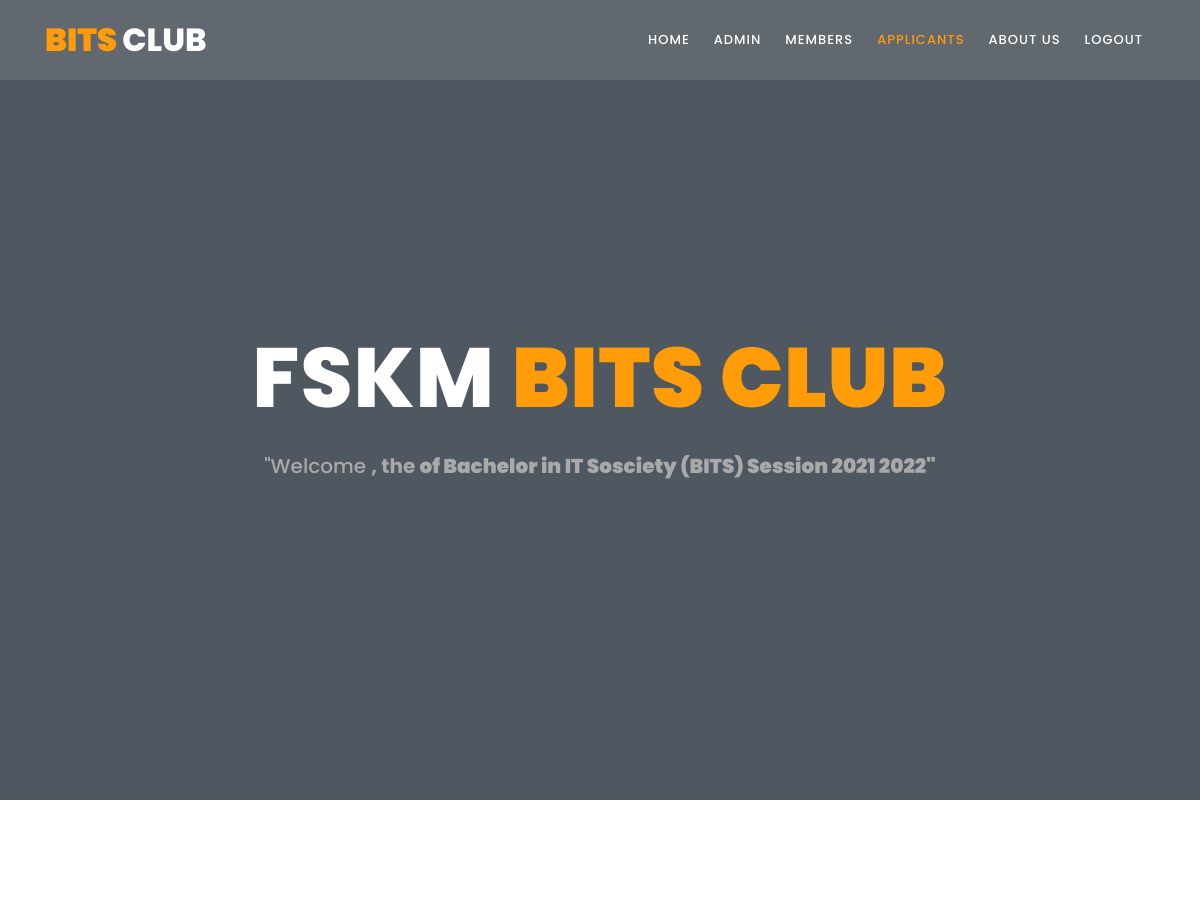
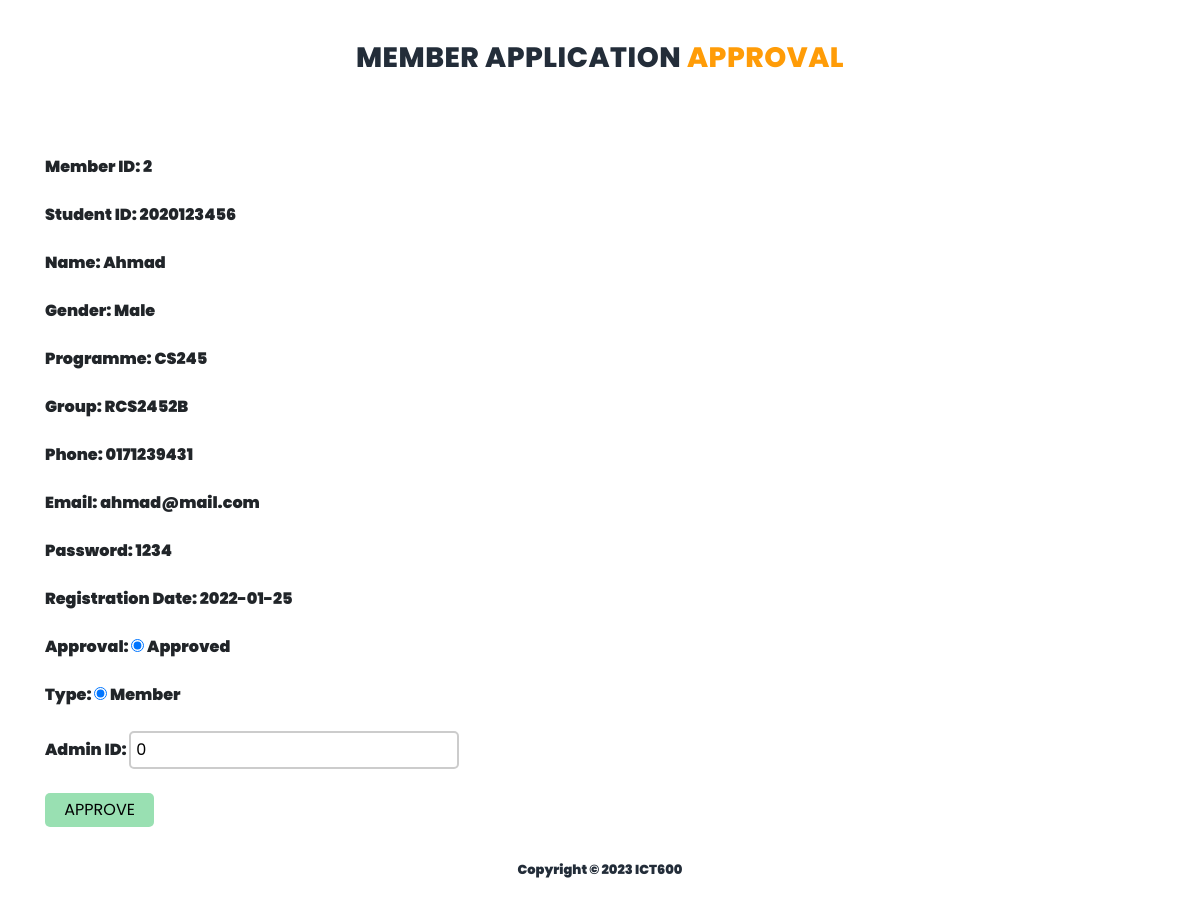
The app's page /approval.php?member_id=2 with its own data (2 pictures, top to bottom).
### tables this page shows
CREATE TABLE `member_approval` (
  `member_id` int(10) NOT NULL,
  `studentID` int(10) NOT NULL,
  `adminID` int(10) DEFAULT NULL,
  `mbr_name` text NOT NULL,
  `mbr_gender` text NOT NULL,
  `mbr_prog` text NOT NULL,
  `mbr_group` text NOT NULL,
  `mbr_phone` text NOT NULL,
  `mbr_email` text NOT NULL,
  `mbr_pass` text NOT NULL,
  `mbr_confirm_pass` text NOT NULL,
  `mbr_reg_date` date NOT NULL,
  `mbr_approval` text DEFAULT NULL,
  `mbr_type` text DEFAULT NULL
);

### approval.php (the view, shortened to what this page needs)
<?php
     include "headerAdmin.php";
if (isset($_GET['member_id'])) {
	$member_id = $_GET['member_id'];
	include "dbBits.php";
		$query = "SELECT * FROM member_approval WHERE member_id = '$member_id' ";
		$result = mysqli_query($db, $query);
		$row = mysqli_fetch_assoc($result);
?>
<section class="section">
<div class="container">
	<form method="post" action="<?php echo $_SERVER['PHP_SELF']?>">
	<div class="section-heading"><h2>MEMBER APPLICATION<em> APPROVAL</em></h2></div>
	Member ID:
	<input type="hidden"  name="member_id" value="<?php echo $row['member_id']?>" ><?php echo $row['member_id']?></br></br>
	Student ID:
	<input type="hidden" name="studentID" value="<?php echo $row['studentID']?>" ><?php echo $row['studentID']?></br></br>
	Name:
	<input type="hidden" name="mbr_name" value="<?php echo $row['mbr_name']?>" ><?php echo $row['mbr_name']?></br></br>
	Gender:
	<input type="hidden" name="mbr_gender" value="<?php echo $row['mbr_gender']?>" ><?php echo $row['mbr_gender']?></br></br>
	Programme:
	<input type="hidden" name="mbr_prog" value="<?php echo $row['mbr_prog']?>" ><?php echo $row['mbr_prog']?></br></br>
	Group:
	<input type="hidden" name="mbr_group" value="<?php echo $row['mbr_group']?>" ><?php echo $row['mbr_group']?></br></br>
	Phone:
	<input type="hidden" name="mbr_phone" value="<?php echo $row['mbr_phone']?>" ><?php echo $row['mbr_phone']?></br></br>
	Email:
	<input type="hidden" name="mbr_email" value="<?php echo $row['mbr_email']?>" ><?php echo $row['mbr_email']?></br></br>
	Password:
	<input type="hidden" name="mbr_pass" value="<?php echo $row['mbr_pass']?>" ><?php echo $row['mbr_pass']?></br></br>
	Registration Date:
	<input type="hidden" name="mbr_reg_date" value="<?php echo $row['mbr_reg_date']?>" ><?php echo $row['mbr_reg_date']?></br></br>
	Approval:
	<input type="radio" name="mbr_approval" value="Approved" <?php if ($row['mbr_approval']=='Approved') echo "checked"?>> Approved
	Type:
	<input type="radio" name="mbr_type" value="Member" <?php if ($row['mbr_type']=='Member') echo "checked"?>> Member
	Admin ID:
	<input type="text"  name="adminID" value="<?php echo $row['adminID']?>" ></br></br>
	<input type="submit" class="a" name="UpdateUser" value=" APPROVE "></br>
	</form>
</section>
<?php
}
?>
<?php
include "footerAdmin.php";
?>

### assets/css/style.css (style rules this page uses)
html, body, div, span, applet, object, iframe, h1, h2, h3, h4, h5, h6, p, blockquote, div pre, a, abbr, acronym, address, big, cite, code, del, dfn, em, font, img, ins, kbd, q, s, samp, small, strike, strong, sub, sup, tt, var, b, u, i, center, dl, dt, dd, ol, ul, li, figure, header, nav, section, article, aside, footer, figcaption { margin: 0; padding: 0; border: 0; outline: 0; }
header, nav, section, article, aside, footer, hgroup { display: block; }
* { box-sizing: border-box; }
html, body { font-family: 'Poppins', sans-serif; font-weight: 400; background-color: #fff; font-size: 16px; -ms-text-size-adjust: 100%; -webkit-font-smoothing: antialiased; -moz-osx-font-smoothing: grayscale; }
h1, h2, h3, h4, h5, h6 { margin-top: 0px; margin-bottom: 0px; }
html, body { background: #fff; font-family: 'Poppins', sans-serif; }
.section-heading { text-align: center; margin-top: 140px; margin-bottom: 80px; }
.section-heading h2 { font-size: 28px; font-weight: 800; color: #232d39; text-transform: uppercase; letter-spacing: 0.5px; margin-top: 0px; margin-bottom: 0px; }
.section-heading h2 em { font-style: normal; color: #ff9c07; }

### headerAdmin.php (style rules this page uses)
input[type=text] { padding: 5px; border: 2px solid #cccccc; -webkit-border-radius: 5px; border-radius: 5px; }
input.a[type=submit] { padding: 5px 15px; background: #99e0b2; border: 0 none; cursor: pointer; -webkit-border-radius: 5px; border-radius: 5px; }

### records on screen
member_approval: member_id "2", studentID "2020123456", mbr_name "Ahmad", mbr_gender "Male", mbr_prog "CS245", mbr_group "RCS2452B", mbr_phone "0171239431", mbr_email "ahmad@mail.com", mbr_pass "1234", mbr_reg_date "2022-01-25", mbr_approval "☑", mbr_type "☑", adminID "0"
